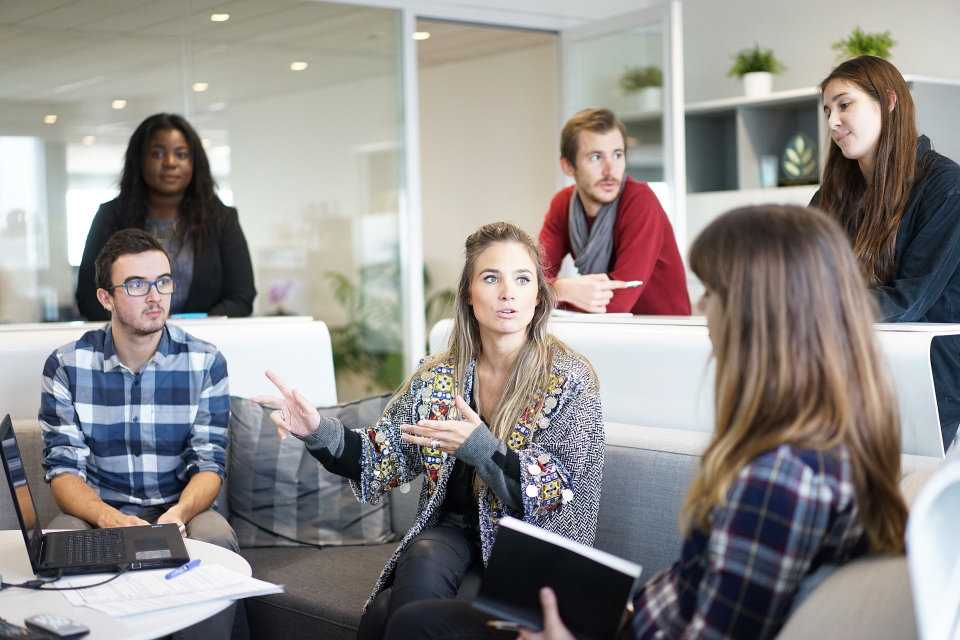
#> input picture Computer Vision/workplace-1245776_1920.jpg, 1920 x 1280 px (shown at 1/2 size)
$ python Notebook.py
#> lines starting #> are read from the running program, lines starting #| are printed output that depends on the picture; after the words box and inside, x2 and y2 are one past the last pixel; in counts of white or black regions, pixels touching at a corner belong together
# -*- coding: utf-8 -*-
"""
Created on Wed Nov 16 18:49:10 2022

@author: elgom
"""

# Visão computacional

## Detecção de faces

#pip install opencv-contrib-python

import cv2 # OpenCV

imagem = cv2.imread('workplace-1245776_1920.jpg')
#> imagem is the input picture: shape (1280, 1920, 3); mean B, G, R 136.9, 139, 142.8


def imshow(img,proporcao):
    cv2.namedWindow('image', cv2.WINDOW_NORMAL)
    cv2.resizeWindow('image', int(img.shape[1]*proporcao), int(img.shape[0]*proporcao))
    cv2.imshow("image", img)
    cv2.waitKey(0)
    cv2.destroyAllWindows()

imshow(imagem,0.5)


#Para criar um classificador deve ser usado um software específico
#https://amin-ahmadi.com/cascade-trainer-gui/


detector_face = cv2.CascadeClassifier('haarcascade_frontalface_default.xml')

imagem_cinza = cv2.cvtColor(imagem, cv2.COLOR_BGR2GRAY)
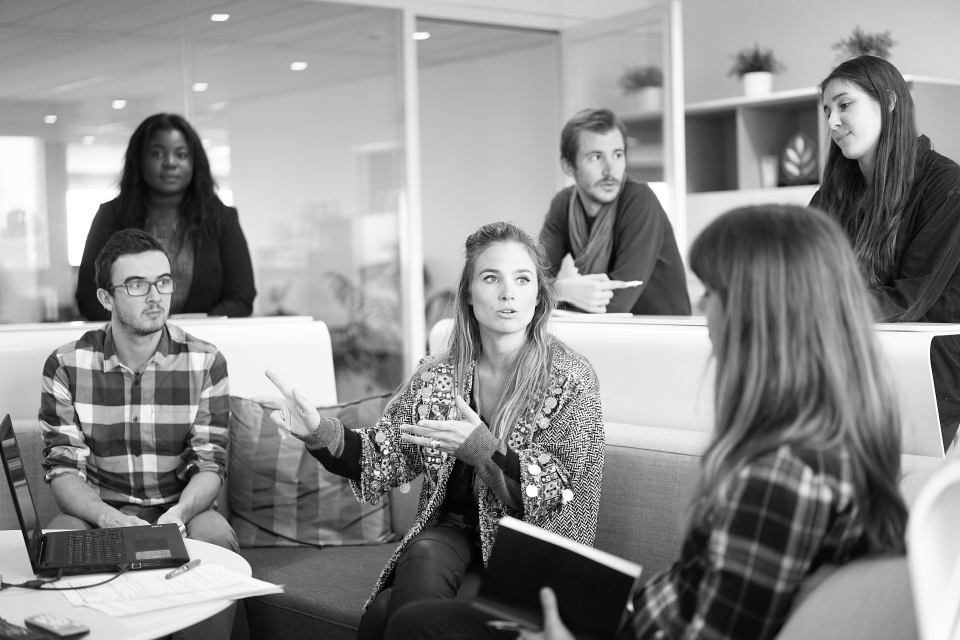
#> imagem_cinza: shape (1280, 1920) (shown at 1/2 size); min 0, max 255, mean 139.9
imshow(imagem_cinza,0.5)

# Detecção
deteccoes = detector_face.detectMultiScale(imagem_cinza)
#> deteccoes = [[44, 919, 30, 30], [103, 784, 56, 56], [284, 263, 113, 113], [1148, 261, 129, 129], [928, 488, 172, 172], [1639, 159, 141, 141], [229, 509, 142, 142]]

# Sem fantasmas
# deteccoes = detector_face.detectMultiScale(imagem_cinza, scaleFactor=1.3, minSize=(30,30))

deteccoes

len(deteccoes)

for (x, y, l, a) in deteccoes:
  #print(x, y, l, a)
  cv2.rectangle(imagem, (x, y), (x + l, y + a), (0,255,0), 2)
#> this loop made 7 passes
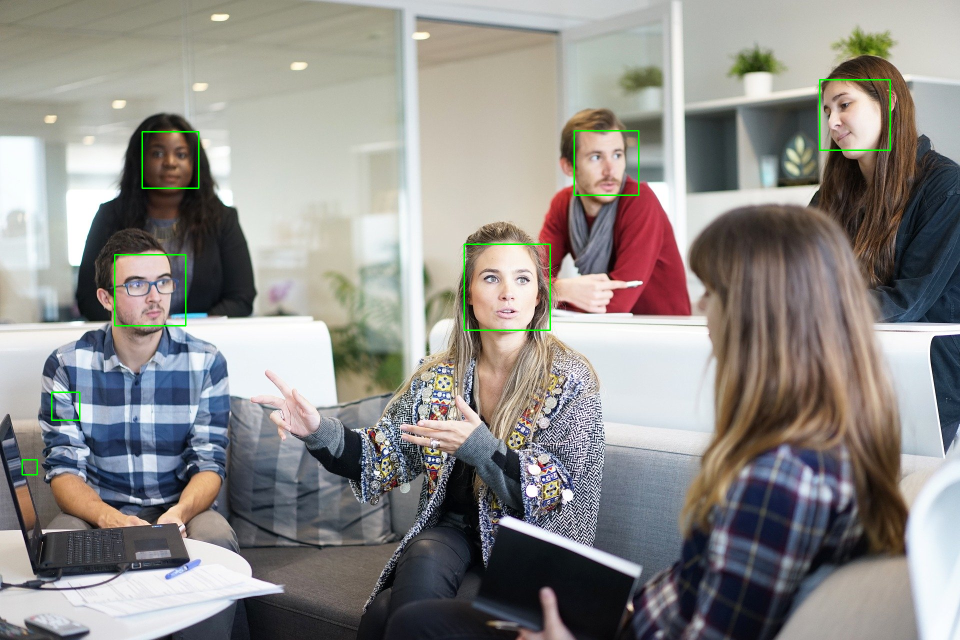
#> imagem: shape (1280, 1920, 3) (shown at 1/2 size); 0.38% of pixels changed, all inside (x1, y1, x2, y2) = (43, 158, 1782, 951)


imshow(imagem,0.5)


## Detecção do corpo

image = cv2.imread('pessoas.jpg')
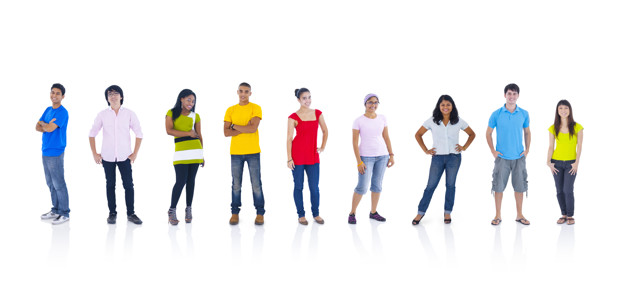
#> input picture Computer Vision/pessoas.jpg, 626 x 294 px
#> image is the input picture: shape (294, 626, 3); mean B, G, R 234.7, 234.1, 235.2
imshow(image,1)

detector_corpo = cv2.CascadeClassifier('fullbody.xml')
image_gray = cv2.cvtColor(image, cv2.COLOR_BGR2GRAY)
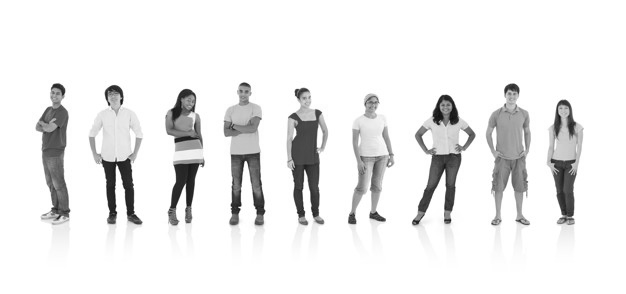
#> image_gray: shape (294, 626); min 15, max 255, mean 234.5
detections = detector_corpo.detectMultiScale(image_gray)
#> detections = [[431, 168, 32, 64], [536, 124, 56, 112], [266, 80, 75, 151], [144, 100, 71, 142], [195, 47, 96, 192], [327, 69, 84, 169], [461, 60, 92, 184], [70, 57, 95, 189], [12, 66, 90, 180]]
#detections = detector_corpo.detectMultiScale(image_gray, scaleFactor=1.1, minSize=(50,50))
print(len(detections))
#| 9
print(detections)
#| [[431 168  32  64]
#|  [536 124  56 112]
#|  [266  80  75 151]
#|  [144 100  71 142]
#|  [195  47  96 192]
#|  [327  69  84 169]
#|  [461  60  92 184]
#|  [ 70  57  95 189]
#|  [ 12  66  90 180]]
for (x, y, l, a) in detections:
  cv2.rectangle(image, (x, y), (x + l, y + a), (0,255,0), 2)
#> this loop made 9 passes
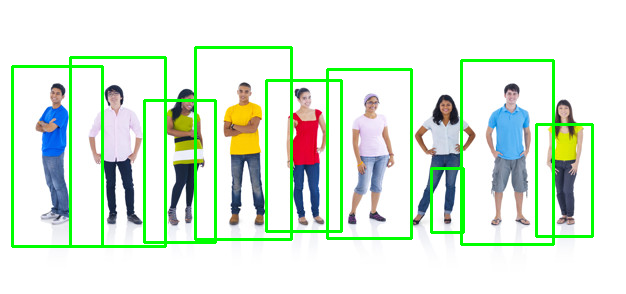
#> image: shape (294, 626, 3); 6.59% of pixels changed, all inside (x1, y1, x2, y2) = (11, 46, 594, 248)
imshow(image,1)


## Reconhecimento facial

### Treinamento
#pip install --upgrade Pillow
from PIL import Image
import numpy as np


import os
#> (the run stopped early here; a loop or call above may not have finished)
